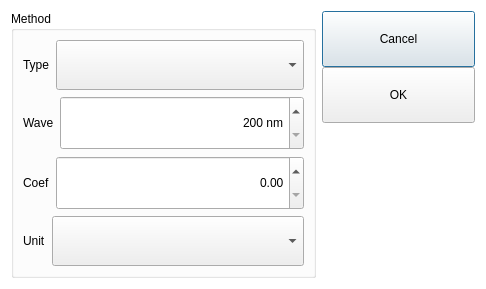
<?xml version="1.0" encoding="UTF-8"?>
<ui version="4.0">
 <class>NaDialog</class>
 <widget class="QDialog" name="NaDialog">
  <property name="geometry">
   <rect>
    <x>0</x>
    <y>0</y>
    <width>486</width>
    <height>283</height>
   </rect>
  </property>
  <property name="windowTitle">
   <string>Nucleic Acid</string>
  </property>
  <property name="styleSheet">
   <string notr="true">QLabel,QSpinBox,QDoubleSpinBox,QPushButton,QLineEdit,QComboBox{
	min-height:48px;
	font: 12pt &quot;黑体&quot;;
}

QGroupBox{
	font: Bold 14pt &quot;黑体&quot;;
}

QDialog{
	background-color: rgb(255, 255, 255);
}

/*spinbox 抬起样式*/
QTimeEdit::up-button,QDoubleSpinBox::up-button,QSpinBox::up-button {subcontrol-origin:border;
    subcontrol-position:right;
	image: url(:/icons/up_left.png);
	background-color: rgb(255, 255, 255);
    width: 36px;
    height: 50px;       
}
QTimeEdit::down-button,QDoubleSpinBox::down-button,QSpinBox::down-button {subcontrol-origin:border;
    subcontrol-position:left;
	image: url(:/icons/up_right.png);
	background-color: rgb(255, 255, 255);
    width: 36px;
    height: 50px;
}

/*按钮按下样式*/
QTimeEdit::up-button:pressed,QDoubleSpinBox::up-button:pressed,QSpinBox::up-button:pressed{subcontrol-origin:border;
    subcontrol-position:right;
    image: url(:/icons/up_left.png);
	background-color: rgb(255, 255, 255);
    width: 35px;
    height: 49px;       
}
  
QTimeEdit::down-button:pressed,QDoubleSpinBox::down-button:pressed,QSpinBox::down-button:pressed,QSpinBox::down-button:pressed{
    subcontrol-position:left;
    image: url(:/icons/up_right.png);
	background-color: rgb(255, 255, 255);
    width: 35px;
    height: 49px;   
}</string>
  </property>
  <layout class="QHBoxLayout" name="horizontalLayout_6" stretch="2,1">
   <item>
    <widget class="QGroupBox" name="groupBox">
     <property name="title">
      <string>Method</string>
     </property>
     <layout class="QVBoxLayout" name="verticalLayout">
      <item>
       <layout class="QHBoxLayout" name="horizontalLayout" stretch="0,1">
        <item>
         <widget class="QLabel" name="typeLabel">
          <property name="text">
           <string>Type</string>
          </property>
         </widget>
        </item>
        <item>
         <widget class="QComboBox" name="typeComboBox">
          <property name="iconSize">
           <size>
            <width>48</width>
            <height>48</height>
           </size>
          </property>
         </widget>
        </item>
       </layout>
      </item>
      <item>
       <layout class="QHBoxLayout" name="horizontalLayout_5" stretch="0,1">
        <item>
         <widget class="QLabel" name="waveLabel">
          <property name="text">
           <string>Wave</string>
          </property>
         </widget>
        </item>
        <item>
         <widget class="QSpinBox" name="waveSpinBox">
          <property name="alignment">
           <set>Qt::AlignRight|Qt::AlignTrailing|Qt::AlignVCenter</set>
          </property>
          <property name="suffix">
           <string> nm</string>
          </property>
          <property name="minimum">
           <number>200</number>
          </property>
          <property name="maximum">
           <number>850</number>
          </property>
         </widget>
        </item>
       </layout>
      </item>
      <item>
       <layout class="QHBoxLayout" name="horizontalLayout_2" stretch="0,1">
        <item>
         <widget class="QLabel" name="coefLabel">
          <property name="text">
           <string>Coef</string>
          </property>
         </widget>
        </item>
        <item>
         <widget class="QDoubleSpinBox" name="coefDoubleSpinBox">
          <property name="alignment">
           <set>Qt::AlignRight|Qt::AlignTrailing|Qt::AlignVCenter</set>
          </property>
         </widget>
        </item>
       </layout>
      </item>
      <item>
       <layout class="QHBoxLayout" name="horizontalLayout_3" stretch="0,1">
        <item>
         <widget class="QLabel" name="unttLabel">
          <property name="text">
           <string>Unit</string>
          </property>
         </widget>
        </item>
        <item>
         <widget class="QComboBox" name="unitComboBox">
          <property name="iconSize">
           <size>
            <width>48</width>
            <height>48</height>
           </size>
          </property>
         </widget>
        </item>
       </layout>
      </item>
     </layout>
    </widget>
   </item>
   <item>
    <layout class="QVBoxLayout" name="verticalLayout_2">
     <property name="spacing">
      <number>0</number>
     </property>
     <item>
      <widget class="QPushButton" name="cancelPBtn">
       <property name="text">
        <string>Cancel</string>
       </property>
      </widget>
     </item>
     <item>
      <widget class="QPushButton" name="okPBtn">
       <property name="text">
        <string>OK</string>
       </property>
      </widget>
     </item>
     <item>
      <spacer name="verticalSpacer">
       <property name="orientation">
        <enum>Qt::Vertical</enum>
       </property>
       <property name="sizeHint" stdset="0">
        <size>
         <width>20</width>
         <height>40</height>
        </size>
       </property>
      </spacer>
     </item>
    </layout>
   </item>
  </layout>
 </widget>
 <resources/>
 <connections/>
</ui>
